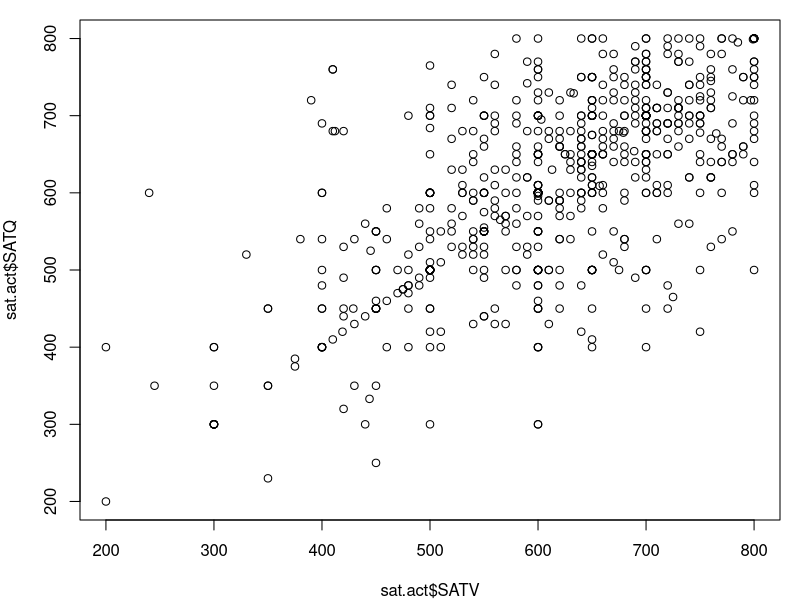
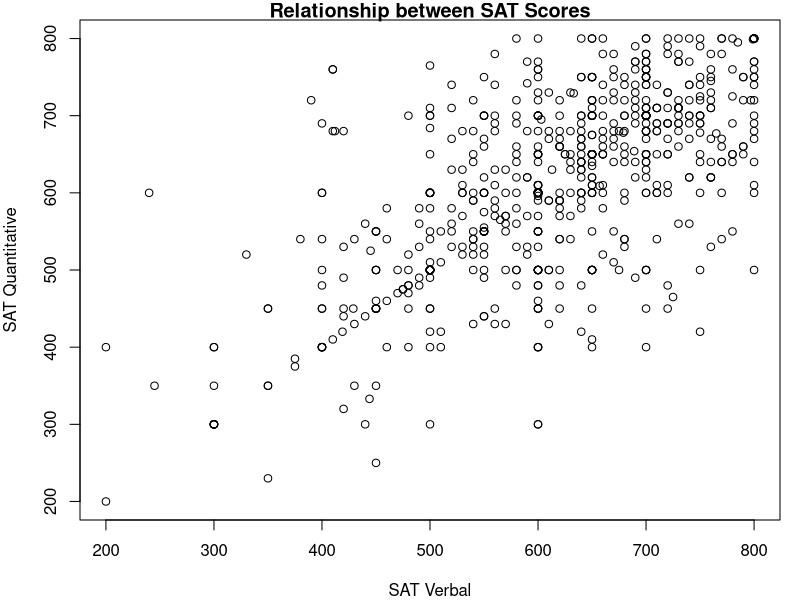
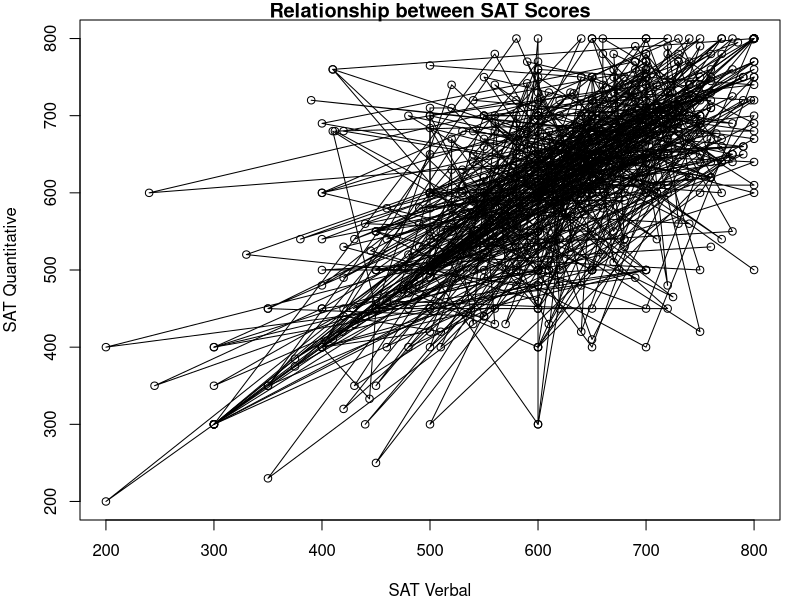
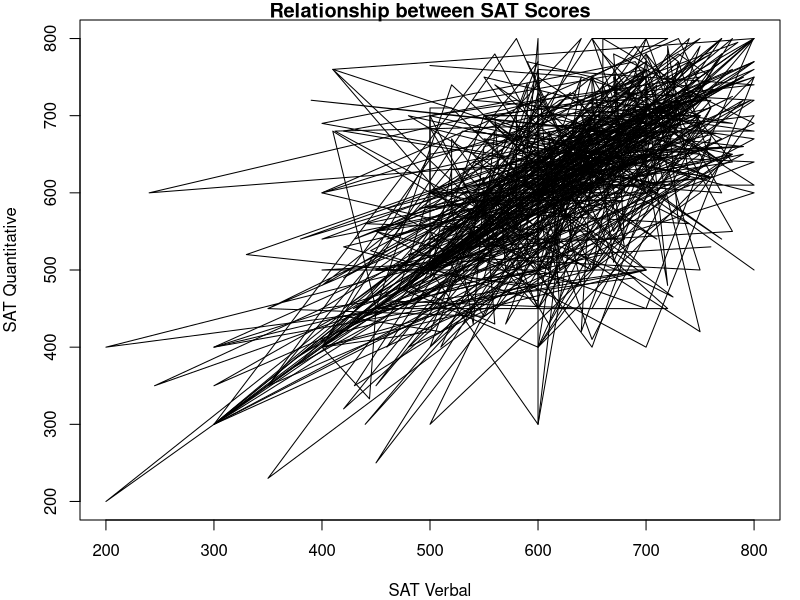
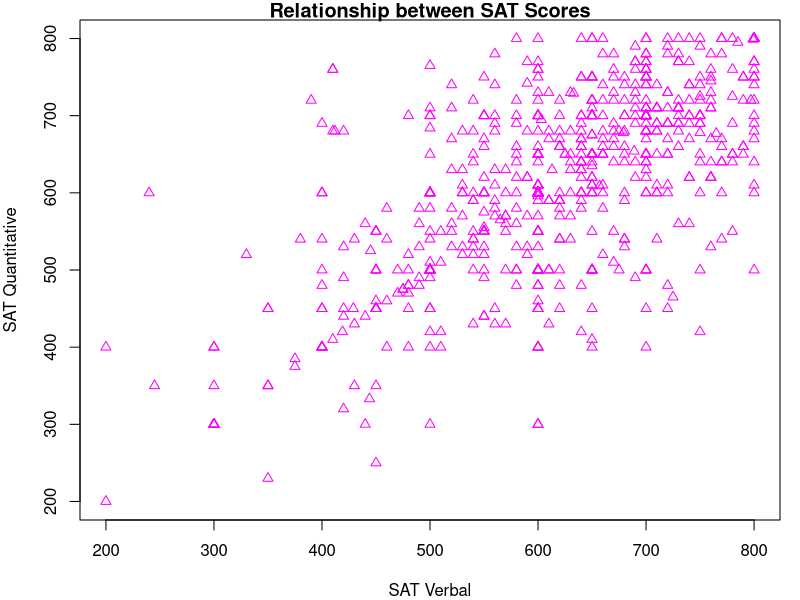
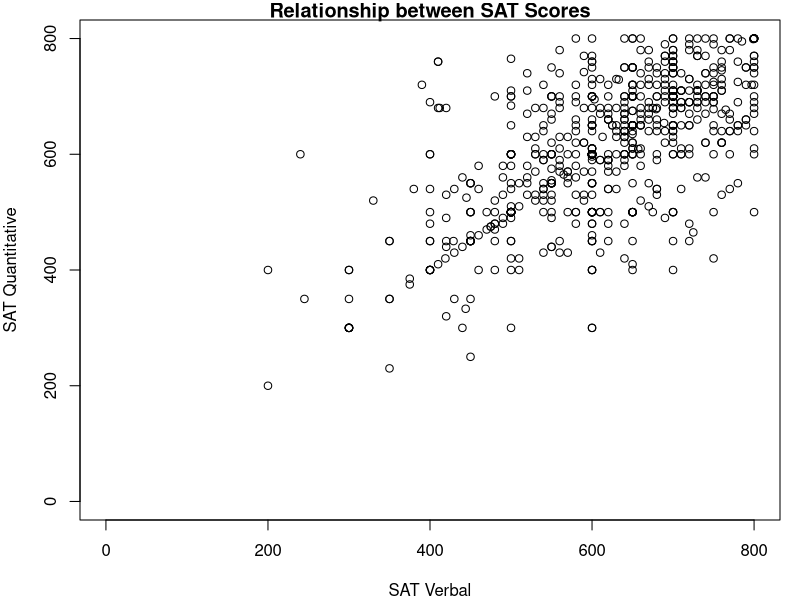
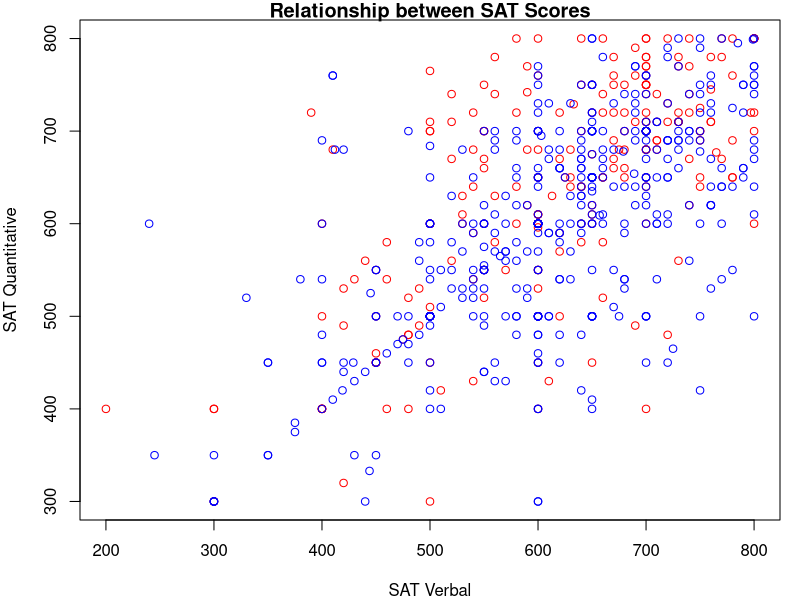
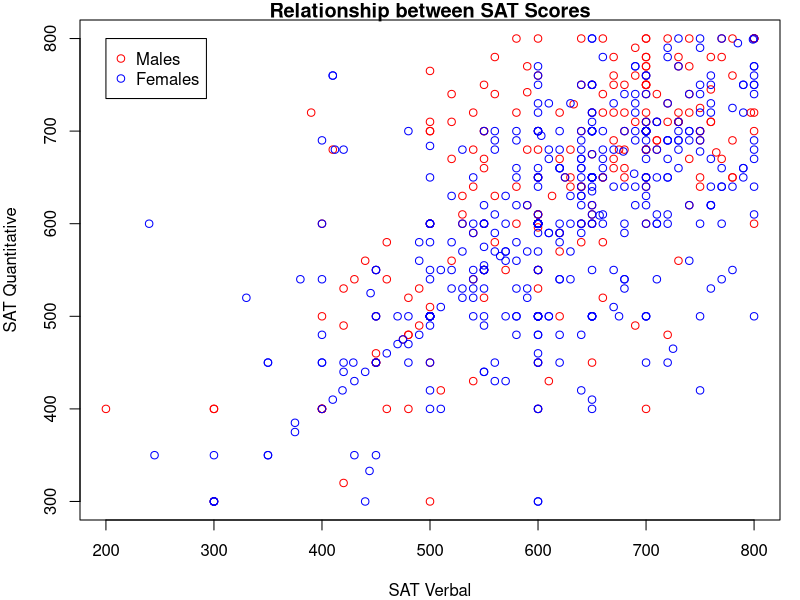

Source code (R) for these figures, in order:
## ---- chunk 1
knitr::opts_chunk$set(fig.align = "center")
# Load libraries
library(psych)
defaults <- par(mar = c(4,4,1,1), no.readonly = TRUE)
## ---- chunk 2
summary(sat.act)
## ---- chunk 3
sum(sat.act$SATV)/length(sat.act$SATV)
## ---- chunk 4
mean(sat.act$SATV)
## ---- chunk 5
mean(sat.act$SATQ)
## ---- chunk 6
mean(sat.act$SATQ, na.rm=TRUE)
## ---- chunk 7
sort(sat.act$age)
## ---- chunk 8

# Find the two middle values
middle_vals <- sort(sat.act$age)[(length(sat.act$age)/2):((length(sat.act$age)/2)+1)]

# Take the mean of the two middle values
mean(middle_vals)

## ---- chunk 9
median(sat.act$age)
## ---- chunk 10
median(sat.act$SATQ)
## ---- chunk 11
median(sat.act$SATQ, na.rm=TRUE)
## ---- chunk 12
SATV_sq_diff <- (sat.act$SATV-mean(sat.act$SATV))^2
## ---- chunk 13
sum(SATV_sq_diff)/(length(SATV_sq_diff)-1)
## ---- chunk 14
var(sat.act$SATV)
## ---- chunk 15
var(sat.act$SATQ)
## ---- chunk 16
var(sat.act$SATQ, na.rm=TRUE)
## ---- chunk 17

# Find the squared deviations
SATV_sq_diff <- (sat.act$SATV-mean(sat.act$SATV))^2

# Sum squared deviations and divide by n-1
SATV_var <- sum(SATV_sq_diff)/(length(SATV_sq_diff)-1)

# Take the square root
sqrt(SATV_var)

## ---- chunk 18
sqrt(var(sat.act$SATV))
## ---- chunk 19
var(sat.act$SATV)^.5
## ---- chunk 20
sd(sat.act$SATV)
## ---- chunk 21
sd(sat.act$SATQ)
## ---- chunk 22
sd(sat.act$SATQ, na.rm=TRUE)
## ---- chunk 23

# Find the squared deviations
SATV_sq_diff <- (sat.act$SATV-mean(sat.act$SATV))^2

# Sum squared deviations and divide by n-1
SATV_var <- sum(SATV_sq_diff)/(length(SATV_sq_diff)-1)

# Take the square root
SATV_sd <- sqrt(SATV_var)

# Divide by n-1
SATV_sd/(length(SATV_sq_diff)-1)

## ---- chunk 24
sd(sat.act$SATV)/(length(sat.act$SATV)-1)
## ---- chunk 25
cor(sat.act$SATV, sat.act$SATQ)
## ---- chunk 26
cor(sat.act$SATV, sat.act$SATQ, use='complete.obs')
## ---- chunk 27
cor(sat.act$SATV, sat.act$SATQ, use='complete.obs')^2
## ---- chunk 28
summary(iris)
## ---- chunk 29
str(iris)
## ---- chunk 30
plot(sat.act$SATV, sat.act$SATQ) # Access the columns as vectors using $ syntax
## ---- chunk 31
plot(sat.act$SATV, sat.act$SATQ,
     xlab = "SAT Verbal", ylab = "SAT Quantitative",
     main = "Relationship between SAT Scores")
## ---- chunk 32
# Lines and points
plot(sat.act$SATV, sat.act$SATQ,
     xlab = "SAT Verbal", ylab = "SAT Quantitative",
     main = "Relationship between SAT Scores",
     type = "o")

# Just lines
plot(sat.act$SATV, sat.act$SATQ,
     xlab = "SAT Verbal", ylab = "SAT Quantitative",
     main = "Relationship between SAT Scores",
     type = "l")
## ---- chunk 33
# Lines and points
plot(sat.act$SATV, sat.act$SATQ,
     xlab = "SAT Verbal", ylab = "SAT Quantitative",
     main = "Relationship between SAT Scores",
     col="magenta", pch=2)
## ---- chunk 34
# Lines and points
plot(sat.act$SATV, sat.act$SATQ,
     xlab = "SAT Verbal", ylab = "SAT Quantitative",
     main = "Relationship between SAT Scores",
     xlim = c(0, 800),
     ylim=c(0, 800))
## ---- chunk 35
males <- sat.act[sat.act$gender == 1, ]
females <- sat.act[sat.act$gender == 2, ]
plot(males$SATV, males$SATQ,
     xlab = "SAT Verbal", ylab = "SAT Quantitative",
     main = "Relationship between SAT Scores",
     col="red")
points(females$SATV, females$SATQ, col="blue")
## ---- chunk 36
plot(males$SATV, males$SATQ,
     xlab = "SAT Verbal", ylab = "SAT Quantitative",
     main = "Relationship between SAT Scores",
     col="red")
points(females$SATV, females$SATQ, col="blue")
legend(x=200, y=800,
       legend = c("Males", "Females"),
       col = c("red", "blue"),
       pch=1)
## ---- chunk 37
regression_results <- lm(SATQ ~ SATV, data=sat.act)
plot(SATQ ~ SATV, data=sat.act,
     xlab = "SAT Verbal", ylab = "SAT Quantitative",
     main = "Relationship between SAT Scores")
abline(regression_results, lwd=2) # lwd = "line width",
## ---- chunk 38
hist(sat.act$ACT, breaks = 30)
bin_boundaries <- seq(0, max(sat.act$ACT), by=2) # from 0 to 36 by 2's
hist(sat.act$ACT, breaks = bin_boundaries)
## ---- chunk 39
hist(sat.act$ACT, breaks = 30, freq=FALSE,
     main = "Distribution of ACT Scores",
     xlab = "ACT Score")
## ---- chunk 40
boxplot(SATV ~ education, data=sat.act,
        names=c("< High School", "High School", "Some College",
                "2 Yr. College", "4 Yr. College", "Grad. Work"),
        ylab="SAT Verbal Score", xlab="Education")
## ---- chunk 41
SATV_means <- c(mean(sat.act$SATV[sat.act$gender==1]),
                mean(sat.act$SATV[sat.act$gender==2])
                )
names(SATV_means) <- c("Males","Females")
barplot(SATV_means,
        ylim=c(0,800), ylab="Average SAT Verbal Score",
        main="SAT Verbal Scores for Males & Females"
        )
## ---- chunk 42
par(mfrow = c(2,2))
hist(sat.act$ACT, breaks = 10, main = "10 breaks")
hist(sat.act$ACT, breaks = 30, main = "30 breaks")
hist(sat.act$ACT, breaks = 50, main = "50 breaks")
hist(sat.act$ACT, breaks = 100, main = "100 breaks")
par(mfrow = c(1,1)) # Reset back to default
## ---- chunk 43
hist(rnorm(10000, mean=100, sd=15), freq=FALSE, ylim=c(0, .03), xlab='', main='IQ Scores')
points(x=seq(40, 160, .001), y=dnorm(seq(40, 160, .001), mean=100, sd=15), type='l', col='red')
## ---- chunk 44
pnorm(80, mean=100, sd=15)
## ---- chunk 45
pnorm(80, mean=100, sd=15, lower.tail=FALSE)
## ---- chunk 46
1-pnorm(80, mean=100, sd=15)
## ---- chunk 47
qnorm(.95, mean=100, sd=15)
## ---- chunk 48
qnorm(.95, mean=100, sd=15, lower.tail=FALSE)
## ---- chunk 49
rnorm(50, mean=100, sd=15)
## ---- chunk 50
IQ135_z <- (135-100)/15
IQ135_z
## ---- chunk 51
qnorm(.025)
qnorm(.975)
## ---- chunk 52
IQ135_z_prob <- 1-pnorm(IQ135_z)
## ---- chunk 53
IQ135_prob <- 1-pnorm(135, mean=100, sd=15)
## ---- chunk 54

# Sample 100 IQ scores
sample_IQ <- rnorm(100, mean=100, sd=15)

## ---- chunk 55

# Find the mean
mean_IQ <- mean(sample_IQ)

# Find the standard deviation
sd_IQ <- sd(sample_IQ)

# Find the critical z-score (upper tail)
z_crit <- qnorm(.975)

## ---- chunk 56

# Find the lower limit
CI_lower <- mean_IQ - z_crit*(sd_IQ/sqrt(100))
CI_lower

# Find the upper limit
CI_upper <- mean_IQ + z_crit*(sd_IQ/sqrt(100))
CI_upper

## ---- chunk 57
t.test(sat.act$SATV)
## ---- chunk 58
t.test(sat.act$SATV, mu=600)
## ---- chunk 59

# Calculate difference scores
sat.act$SAT_diff <- sat.act$SATV-sat.act$SATQ

# Run a one-sample t-test
t.test(sat.act$SAT_diff)

## ---- chunk 60
t.test(sat.act$SATV, sat.act$SATQ, paired=TRUE)
## ---- chunk 61
t.test(sat.act$SATQ[sat.act$gender==1], sat.act$SATQ[sat.act$gender==2], paired=FALSE)
## ---- chunk 62

# Subset the groups
male_SATQ <- sat.act$SATQ[sat.act$gender==1]
female_SATQ <- sat.act$SATQ[sat.act$gender==2]

# Run a two-sample t-test
t.test(male_SATQ, female_SATQ, paired=FALSE)

## ---- chunk 63
aov(sat.act$SATV ~ sat.act$education)
## ---- chunk 64
educ_aov <- aov(sat.act$SATV ~ sat.act$education)
summary(educ_aov)
## ---- chunk 65
educ_aov <- aov(SATV ~ education, data=sat.act)
summary(educ_aov)
## ---- chunk 66
educ_gender_aov <- aov(SATQ ~ education + gender, data=sat.act)
summary(educ_gender_aov)
## ---- chunk 67
educ_gender_aov_int <- aov(SATQ ~ education * gender, data=sat.act)
summary(educ_gender_aov_int)
## ---- chunk 68
cor.test(sat.act$SATV, sat.act$SATQ)
## ---- chunk 69
gender_table <- table(sat.act$gender)
## ---- chunk 70
binom.test(gender_table)
## ---- chunk 71

# Find the number of males
n_males <- length(sat.act$gender[sat.act$gender==1])

# Run the binomial test
binom.test(n_males, n=nrow(sat.act))

## ---- chunk 72
educ_table <- table(sat.act$education)
## ---- chunk 73
chisq.test(educ_table)
## ---- chunk 74
chisq.test(educ_table, p=c(.25, .25, .125, .125, .125, .125))
## ---- chunk 75
educ_gender_table <- table(sat.act$education, sat.act$gender)
## ---- chunk 76
chisq.test(educ_gender_table)
## ---- chunk 77
sessionInfo()
